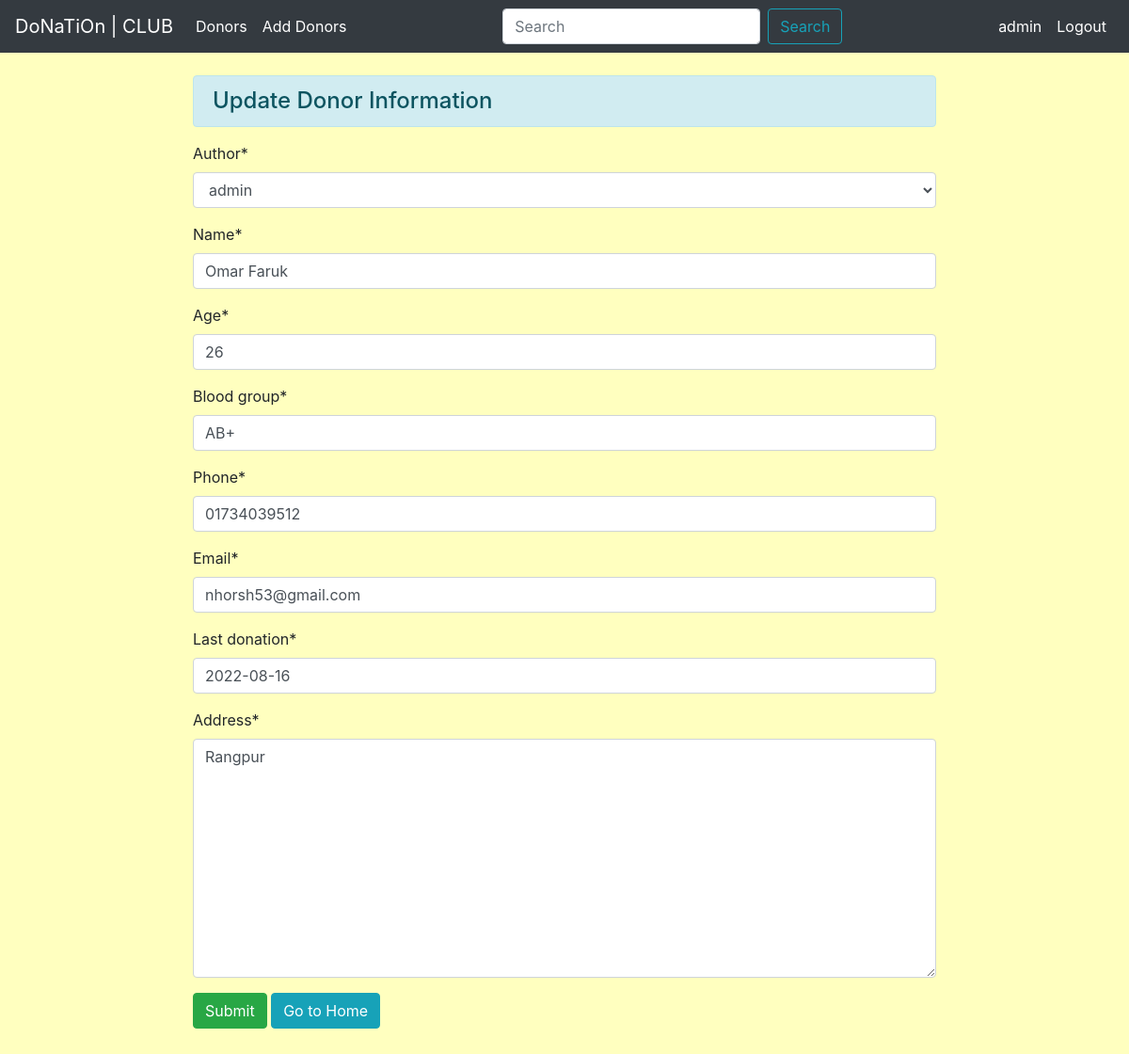
Page /update/4/ (signed in) on the committed database.
### Myapp/models.py (models this page shows, shortened)
class AddDonarModle(models.Model):
    author = models.ForeignKey(User, on_delete=models.CASCADE)
    name = models.CharField(max_length=20)
    age = models.IntegerField()
    blood_group = models.CharField(max_length=20)
    phone = models.CharField(max_length=20)
    email = models.EmailField()
    last_donation = models.DateField()
    address = models.TextField()

### Myapp/views.py (the view, shortened to what this page needs)
# urls.py: path('update/<int:id>/', views.DonorUpdate.as_view(), name='donor-update'),
class DonorUpdate(ListView):
    def get(self, request, id):
        up = AddDonarModle.objects.get(pk=id)
        fm = AddDonorModelForm(instance=up)
        return render(request, 'myapp/update_donor.html', {'fm':fm})

### Myapp/forms.py
class AddDonorModelForm(forms.ModelForm):
    class Meta:
        model = AddDonarModle
        fields = "__all__"

### Myapp/templates/myapp/update_donor.html (shortened to what this page needs)
{% extends 'myapp/base.html' %}
{% load crispy_forms_tags %}
{% block content %}
{% if request.user.is_authenticated %}
    <div class="row">
        <div class="col-sm-8 offset-2"><br>
            <h4 class="alert alert-info" >Update Donor Information</h4>
            <form action="" method="post">
                {{ fm|crispy }}
                <input type="submit" class="btn btn-success" value="Submit">
                <a href="{% url 'donor-list' %}" class="btn btn-info">Go to Home</a>
            </form><br><br>
        </div>
    </div>
{% else %}
<div class="container"><br>
    <h2>: (</h2>
    <h4>Sorry! You Must Be Logged In To View This Page...</h4><br>
    <h5>Please Click <a href="/login">Login</a> to View This page</h5>
</div>
{% endif %}
{% endblock content %}

### Myapp/templates/myapp/home.html (shortened to what this page needs)
<nav class="navbar navbar-expand-lg navbar-dark bg-dark">
    <a class="navbar-brand" href="{% url 'donor-list' %}">DoNaTiOn | CLUB</a>
    <div class="collapse navbar-collapse" id="navbarSupportedContent">
      <ul class="navbar-nav mr-auto">
        <li class="nav-item active">
          <a class="nav-link" href="{% url 'donor-list' %}">Donors <span class="sr-only">(current)</span></a>
        </li>
        {% if request.user.is_authenticated %}
        <li class="nav-item active">
          <a class="nav-link" href="{% url 'add-donor' %}">Add Donors</a>
        </li>
        {% endif %}
      </ul>
      <form class="form-inline my-2 my-lg-0" method="POST", action="{% url 'search-donor' %}">
        <input class="form-control mr-sm-2" type="search" placeholder="Search" aria-label="Search" name='searched'>
        <button class="btn btn-outline-info my-2 my-sm-0" type="submit">Search</button>
      </form>
      <div class="navbar-nav mr-right">
        {% if request.user.is_authenticated %}
        <li class="nav-item active">
          <a class="nav-link" href="#">{{ user.username }}</a>
        </li>
        <li class="nav-item active">
          <a class="nav-link" href="{% url 'logout' %}">Logout </a>
        </li>
        {% endif %}
      </div>
    </div>
  </nav>

### Myapp/templates/myapp/base.html (style rules this page uses)
body { background-color: rgba(255, 255, 128, .5); }

### rows in the picture
AddDonarModle: author "admin", name "Omar Faruk", age "26", blood_group "AB+", phone "01734039512", email "nhorsh53@gmail.com", last_donation "2022-08-16", address "Rangpur"

### other values in the picture
{{ user.username }} "admin"
